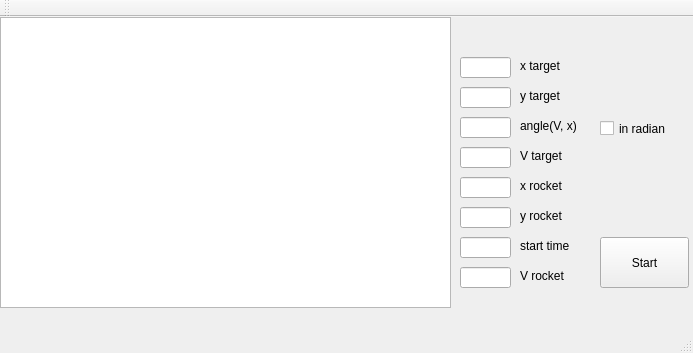
<?xml version="1.0" encoding="UTF-8"?>
<ui version="4.0">
 <class>MainWindow</class>
 <widget class="QMainWindow" name="MainWindow">
  <property name="geometry">
   <rect>
    <x>0</x>
    <y>0</y>
    <width>693</width>
    <height>353</height>
   </rect>
  </property>
  <property name="windowTitle">
   <string>MainWindow</string>
  </property>
  <widget class="QWidget" name="centralWidget">
   <widget class="QCheckBox" name="check_isRad">
    <property name="geometry">
     <rect>
      <x>600</x>
      <y>100</y>
      <width>92</width>
      <height>23</height>
     </rect>
    </property>
    <property name="sizePolicy">
     <sizepolicy hsizetype="Fixed" vsizetype="Fixed">
      <horstretch>0</horstretch>
      <verstretch>0</verstretch>
     </sizepolicy>
    </property>
    <property name="text">
     <string>in radian</string>
    </property>
   </widget>
   <widget class="QPushButton" name="button_start">
    <property name="geometry">
     <rect>
      <x>600</x>
      <y>220</y>
      <width>89</width>
      <height>51</height>
     </rect>
    </property>
    <property name="sizePolicy">
     <sizepolicy hsizetype="Fixed" vsizetype="Fixed">
      <horstretch>0</horstretch>
      <verstretch>0</verstretch>
     </sizepolicy>
    </property>
    <property name="text">
     <string>Start</string>
    </property>
   </widget>
   <widget class="QLineEdit" name="line_xtarget">
    <property name="geometry">
     <rect>
      <x>460</x>
      <y>40</y>
      <width>51</width>
      <height>21</height>
     </rect>
    </property>
    <property name="sizePolicy">
     <sizepolicy hsizetype="Fixed" vsizetype="Fixed">
      <horstretch>0</horstretch>
      <verstretch>0</verstretch>
     </sizepolicy>
    </property>
   </widget>
   <widget class="QLineEdit" name="line_ytarget">
    <property name="geometry">
     <rect>
      <x>460</x>
      <y>70</y>
      <width>51</width>
      <height>21</height>
     </rect>
    </property>
    <property name="sizePolicy">
     <sizepolicy hsizetype="Fixed" vsizetype="Fixed">
      <horstretch>0</horstretch>
      <verstretch>0</verstretch>
     </sizepolicy>
    </property>
   </widget>
   <widget class="QLineEdit" name="line_vtarget">
    <property name="geometry">
     <rect>
      <x>460</x>
      <y>130</y>
      <width>51</width>
      <height>21</height>
     </rect>
    </property>
    <property name="sizePolicy">
     <sizepolicy hsizetype="Fixed" vsizetype="Fixed">
      <horstretch>0</horstretch>
      <verstretch>0</verstretch>
     </sizepolicy>
    </property>
   </widget>
   <widget class="QLineEdit" name="line_fitarget">
    <property name="geometry">
     <rect>
      <x>460</x>
      <y>100</y>
      <width>51</width>
      <height>21</height>
     </rect>
    </property>
    <property name="sizePolicy">
     <sizepolicy hsizetype="Fixed" vsizetype="Fixed">
      <horstretch>0</horstretch>
      <verstretch>0</verstretch>
     </sizepolicy>
    </property>
   </widget>
   <widget class="QLabel" name="label_xtarget">
    <property name="geometry">
     <rect>
      <x>520</x>
      <y>40</y>
      <width>61</width>
      <height>17</height>
     </rect>
    </property>
    <property name="sizePolicy">
     <sizepolicy hsizetype="Fixed" vsizetype="Fixed">
      <horstretch>0</horstretch>
      <verstretch>0</verstretch>
     </sizepolicy>
    </property>
    <property name="text">
     <string>x target</string>
    </property>
   </widget>
   <widget class="QLabel" name="label_xrocket">
    <property name="geometry">
     <rect>
      <x>520</x>
      <y>160</y>
      <width>61</width>
      <height>17</height>
     </rect>
    </property>
    <property name="sizePolicy">
     <sizepolicy hsizetype="Fixed" vsizetype="Fixed">
      <horstretch>0</horstretch>
      <verstretch>0</verstretch>
     </sizepolicy>
    </property>
    <property name="text">
     <string>x rocket</string>
    </property>
   </widget>
   <widget class="QLineEdit" name="line_yrocket">
    <property name="geometry">
     <rect>
      <x>460</x>
      <y>190</y>
      <width>51</width>
      <height>21</height>
     </rect>
    </property>
    <property name="sizePolicy">
     <sizepolicy hsizetype="Fixed" vsizetype="Fixed">
      <horstretch>0</horstretch>
      <verstretch>0</verstretch>
     </sizepolicy>
    </property>
   </widget>
   <widget class="QLineEdit" name="line_xrocket">
    <property name="geometry">
     <rect>
      <x>460</x>
      <y>160</y>
      <width>51</width>
      <height>21</height>
     </rect>
    </property>
    <property name="sizePolicy">
     <sizepolicy hsizetype="Fixed" vsizetype="Fixed">
      <horstretch>0</horstretch>
      <verstretch>0</verstretch>
     </sizepolicy>
    </property>
   </widget>
   <widget class="QLabel" name="label_ytarget">
    <property name="geometry">
     <rect>
      <x>520</x>
      <y>70</y>
      <width>61</width>
      <height>17</height>
     </rect>
    </property>
    <property name="sizePolicy">
     <sizepolicy hsizetype="Fixed" vsizetype="Fixed">
      <horstretch>0</horstretch>
      <verstretch>0</verstretch>
     </sizepolicy>
    </property>
    <property name="text">
     <string>y target</string>
    </property>
   </widget>
   <widget class="QLabel" name="label_yrocket">
    <property name="geometry">
     <rect>
      <x>520</x>
      <y>190</y>
      <width>61</width>
      <height>17</height>
     </rect>
    </property>
    <property name="sizePolicy">
     <sizepolicy hsizetype="Fixed" vsizetype="Fixed">
      <horstretch>0</horstretch>
      <verstretch>0</verstretch>
     </sizepolicy>
    </property>
    <property name="text">
     <string>y rocket</string>
    </property>
   </widget>
   <widget class="QLabel" name="label_angle">
    <property name="geometry">
     <rect>
      <x>520</x>
      <y>100</y>
      <width>71</width>
      <height>17</height>
     </rect>
    </property>
    <property name="sizePolicy">
     <sizepolicy hsizetype="Fixed" vsizetype="Fixed">
      <horstretch>0</horstretch>
      <verstretch>0</verstretch>
     </sizepolicy>
    </property>
    <property name="text">
     <string>angle(V, x)</string>
    </property>
   </widget>
   <widget class="QLabel" name="label_vtarget">
    <property name="geometry">
     <rect>
      <x>520</x>
      <y>130</y>
      <width>67</width>
      <height>17</height>
     </rect>
    </property>
    <property name="sizePolicy">
     <sizepolicy hsizetype="Fixed" vsizetype="Fixed">
      <horstretch>0</horstretch>
      <verstretch>0</verstretch>
     </sizepolicy>
    </property>
    <property name="text">
     <string>V target</string>
    </property>
   </widget>
   <widget class="QLineEdit" name="line_time">
    <property name="geometry">
     <rect>
      <x>460</x>
      <y>220</y>
      <width>51</width>
      <height>21</height>
     </rect>
    </property>
    <property name="sizePolicy">
     <sizepolicy hsizetype="Fixed" vsizetype="Fixed">
      <horstretch>0</horstretch>
      <verstretch>0</verstretch>
     </sizepolicy>
    </property>
   </widget>
   <widget class="QLabel" name="label_start">
    <property name="geometry">
     <rect>
      <x>520</x>
      <y>220</y>
      <width>71</width>
      <height>17</height>
     </rect>
    </property>
    <property name="sizePolicy">
     <sizepolicy hsizetype="Fixed" vsizetype="Fixed">
      <horstretch>0</horstretch>
      <verstretch>0</verstretch>
     </sizepolicy>
    </property>
    <property name="text">
     <string>start time</string>
    </property>
   </widget>
   <widget class="QLineEdit" name="line_Vrocket">
    <property name="geometry">
     <rect>
      <x>460</x>
      <y>250</y>
      <width>51</width>
      <height>21</height>
     </rect>
    </property>
    <property name="sizePolicy">
     <sizepolicy hsizetype="Fixed" vsizetype="Fixed">
      <horstretch>0</horstretch>
      <verstretch>0</verstretch>
     </sizepolicy>
    </property>
   </widget>
   <widget class="QLabel" name="label_vrocket">
    <property name="geometry">
     <rect>
      <x>520</x>
      <y>250</y>
      <width>67</width>
      <height>17</height>
     </rect>
    </property>
    <property name="sizePolicy">
     <sizepolicy hsizetype="Fixed" vsizetype="Fixed">
      <horstretch>0</horstretch>
      <verstretch>0</verstretch>
     </sizepolicy>
    </property>
    <property name="text">
     <string>V rocket</string>
    </property>
   </widget>
   <widget class="QGraphicsView" name="graphicFlight">
    <property name="geometry">
     <rect>
      <x>0</x>
      <y>0</y>
      <width>451</width>
      <height>291</height>
     </rect>
    </property>
   </widget>
  </widget>
  <widget class="QMenuBar" name="menuBar">
   <property name="geometry">
    <rect>
     <x>0</x>
     <y>0</y>
     <width>693</width>
     <height>22</height>
    </rect>
   </property>
  </widget>
  <widget class="QToolBar" name="mainToolBar">
   <attribute name="toolBarArea">
    <enum>TopToolBarArea</enum>
   </attribute>
   <attribute name="toolBarBreak">
    <bool>false</bool>
   </attribute>
  </widget>
  <widget class="QStatusBar" name="statusBar"/>
 </widget>
 <layoutdefault spacing="6" margin="11"/>
 <resources/>
 <connections/>
</ui>
